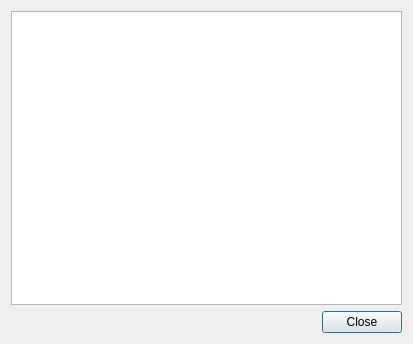
<?xml version="1.0" encoding="UTF-8"?>
<ui version="4.0">
 <class>private_chat_message</class>
 <widget class="QDialog" name="private_chat_message">
  <property name="geometry">
   <rect>
    <x>0</x>
    <y>0</y>
    <width>413</width>
    <height>344</height>
   </rect>
  </property>
  <property name="windowTitle">
   <string>record</string>
  </property>
  <layout class="QVBoxLayout" name="verticalLayout_2">
   <item>
    <layout class="QVBoxLayout" name="verticalLayout">
     <item>
      <layout class="QHBoxLayout" name="horizontalLayout">
       <item>
        <widget class="QTextBrowser" name="browser"/>
       </item>
      </layout>
     </item>
     <item>
      <layout class="QHBoxLayout" name="horizontalLayout_3">
       <item>
        <spacer name="horizontalSpacer">
         <property name="orientation">
          <enum>Qt::Horizontal</enum>
         </property>
         <property name="sizeHint" stdset="0">
          <size>
           <width>40</width>
           <height>20</height>
          </size>
         </property>
        </spacer>
       </item>
       <item>
        <widget class="QPushButton" name="close">
         <property name="text">
          <string>Close</string>
         </property>
        </widget>
       </item>
      </layout>
     </item>
    </layout>
   </item>
  </layout>
 </widget>
 <resources/>
 <connections/>
</ui>
